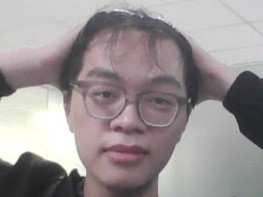
#> input picture Data/Huu_Phuoc.jpg, 263 x 197 px, given in place of the camera
$ python RecognizeKNN.py
#> lines starting #> are read from the running program, lines starting #| are printed output that depends on the picture; after the words box and inside, x2 and y2 are one past the last pixel; in counts of white or black regions, pixels touching at a corner belong together; pictures that were not available may be replaced by others from this repository, and a replacement may not be noted
import cv2
import joblib
import numpy as np
import os


class FaceRecognizerKNN:
    def __init__(self, model_path='../trainer/knn_model.pkl', dataset_path='../dataset'):
        # Load KNN model
#> called with model_path = '../trainer/knn_model.pkl', dataset_path = '../dataset'
        self.knn = joblib.load(model_path)
#> (reads trainer/knn_model.pkl from the repository)
        self.face_cascade = cv2.CascadeClassifier(cv2.data.haarcascades + 'haarcascade_frontalface_default.xml')
        self.hog = cv2.HOGDescriptor()  # Initialize HOG descriptor

        # Load names from dataset folder (thư mục tên người)
        self.names = [person_name for person_name in os.listdir(dataset_path) if
                      os.path.isdir(os.path.join(dataset_path, person_name))]

    def extract_features(self, image):
        # Resize image to 64x128 (consistent with training)
        if image.shape != (128, 64):
            image = cv2.resize(image, (64, 128))
        # Compute HOG features
        features = self.hog.compute(image)
        return features.flatten()

    def recognize_from_camera(self):
        cap = cv2.VideoCapture(0)
        if not cap.isOpened():
            print("[ERROR] Cannot open camera")
            return

        while True:
            ret, frame = cap.read()
#> frame is the input picture: shape (197, 263, 3); mean B, G, R 148.5, 147.3, 154.5
            if not ret:
                print("[ERROR] Cannot read frame from camera.")
                break

            gray = cv2.cvtColor(frame, cv2.COLOR_BGR2GRAY)
            faces = self.face_cascade.detectMultiScale(gray, 1.3, 5)
#> faces = [[61, 41, 138, 138]]

            for (x, y, w, h) in faces:
                # Draw rectangle around face
                cv2.rectangle(frame, (x, y), (x + w, y + h), (255, 0, 0), 2)
                face = gray[y:y + h, x:x + w]

                # Extract features
                features = self.extract_features(face)

                # Predict with KNN
                predicted_id = self.knn.predict([features])[0]
                distances, _ = self.knn.kneighbors([features], n_neighbors=1)

                # Calculate confidence based on distance
                distance = distances[0][0]
                max_distance = 100  # Adjust based on your dataset
                confidence = max(0, 100 - (distance / max_distance) * 100)

                # Check if the predicted name is within the known dataset
                if predicted_id in self.names:
                    person_name = predicted_id
                else:
                    person_name = "Unknown"

                # Display name and confidence
                cv2.putText(frame, f"{person_name}", (x, y - 10), cv2.FONT_HERSHEY_SIMPLEX, 0.9, (255, 255, 255), 2)
                cv2.putText(frame, f"Confidence: {confidence:.2f}%", (x, y + h + 20), cv2.FONT_HERSHEY_SIMPLEX, 0.7,
                            (255, 255, 0), 2)
#> this loop made 1 pass
#> pass 1, in recognize_from_camera, `face = gray[y:y + h, x:x + w]`:
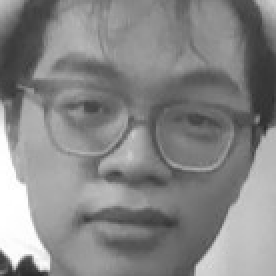
#> face: shape (138, 138) (shown 2 times larger); min 42, max 255, mean 134.5
#> pass 1, in extract_features, `image = cv2.resize(image, (64, 128))`:
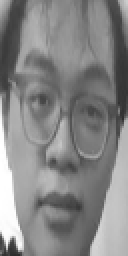
#> image: shape (128, 64) (shown 2 times larger); min 43, max 255, mean 134.4
#> after the loop:
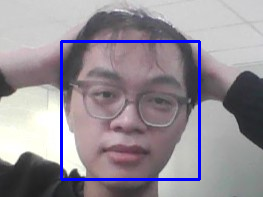
#> frame: shape (197, 263, 3); 3.19% of pixels changed, all inside (x1, y1, x2, y2) = (60, 40, 201, 181)

            cv2.imshow('Face Recognition', frame)

            # Exit if ESC is pressed
            if cv2.waitKey(1) & 0xFF == 27:
                break

        cap.release()
        cv2.destroyAllWindows()


# Run the recognition
if __name__ == "__main__":
    recognizer = FaceRecognizerKNN(model_path='../trainer/knn_model.pkl', dataset_path='../dataset')
#> (the run stopped early here; a loop or call above may not have finished)
